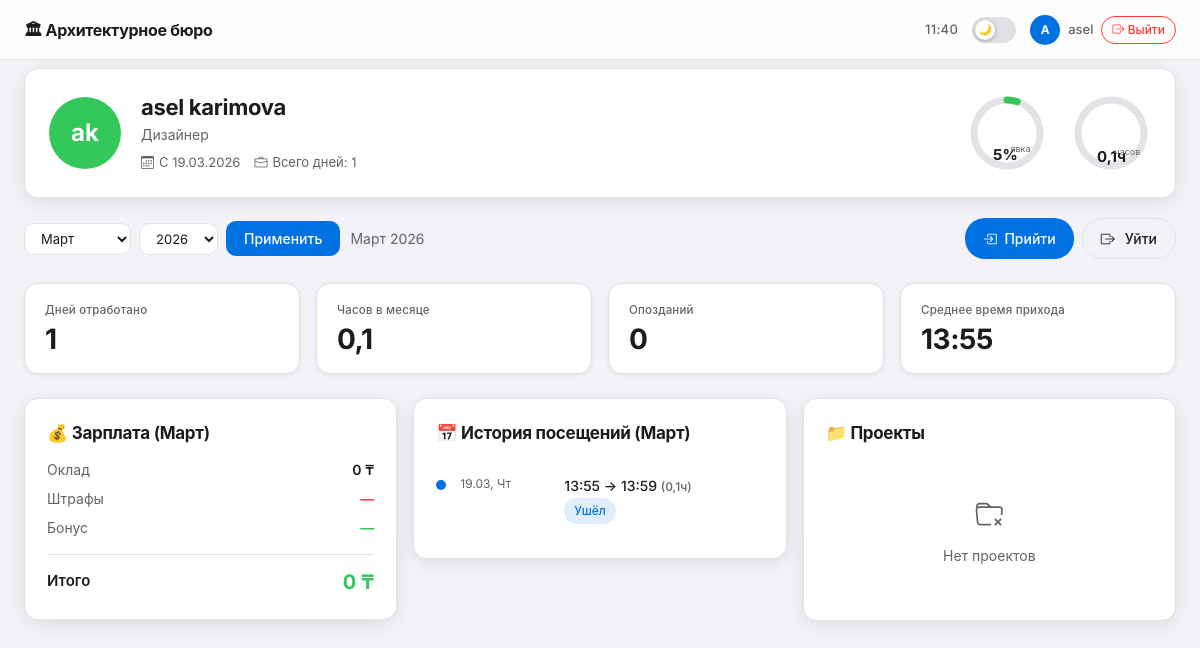
The app's page /employee/4/ (signed in) with its own data.
### bureau/models.py (models this page shows, shortened)
class Employee(models.Model):
    POSITION_CHOICES = [
        ('architect', 'Архитектор'),
        ('lead_architect', 'Ведущий архитектор'),
        ('designer', 'Дизайнер'),
        ('constructor', 'Конструктор'),
        ('manager', 'Менеджер'),
        ('intern', 'Стажёр'),
    ]
    user = models.OneToOneField(User, on_delete=models.CASCADE, null=True, blank=True, verbose_name='Пользователь', related_name='employee_profile')
    full_name = models.CharField(max_length=200, verbose_name='ФИО')
    position = models.CharField(max_length=50, choices=POSITION_CHOICES, verbose_name='Должность')
    avatar = models.ImageField(upload_to='avatars/', blank=True, null=True, verbose_name='Аватар')
    salary = models.DecimalField(max_digits=12, decimal_places=2, verbose_name='Оклад (тенге)')
    phone = models.CharField(max_length=20, blank=True, verbose_name='Телефон')
    email = models.EmailField(blank=True, verbose_name='Email')
    hire_date = models.DateField(default=datetime.date.today, verbose_name='Дата найма')
    is_active = models.BooleanField(default=True, verbose_name='Активен')
    created_at = models.DateTimeField(auto_now_add=True)
    def get_initials(self):
        parts = self.full_name.split()
        if len(parts) >= 2:
            return f"{parts[0][0]}{parts[1][0]}"
        return self.full_name[:2].upper()
    class Meta:
        verbose_name = 'Сотрудник'
        verbose_name_plural = 'Сотрудники'
        ordering = ['full_name']

class Attendance(models.Model):
    STATUS_CHOICES = [
        ('present', 'На месте'),
        ('late', 'Опоздание'),
        ('left', 'Ушла'),
        ('absent', 'Отсутствует'),
    ]
    employee = models.ForeignKey(Employee, on_delete=models.CASCADE, related_name='attendances', verbose_name='Сотрудник')
    date = models.DateField(default=datetime.date.today, verbose_name='Дата')
    check_in = models.TimeField(null=True, blank=True, verbose_name='Время прихода')
    check_out = models.TimeField(null=True, blank=True, verbose_name='Время ухода')
    check_in_photo = models.ImageField(upload_to='attendance_photos/', blank=True, null=True, verbose_name='Фото при приходе')
    status = models.CharField(max_length=20, choices=STATUS_CHOICES, default='absent', verbose_name='Статус')
    late_minutes = models.IntegerField(default=0, verbose_name='Опоздание (минут)')
    notes = models.TextField(blank=True, verbose_name='Примечания')
    def get_hours_worked(self):
        if self.check_in and self.check_out:
            check_in_dt = datetime.datetime.combine(self.date, self.check_in)
            check_out_dt = datetime.datetime.combine(self.date, self.check_out)
            delta = check_out_dt - check_in_dt
            return round(delta.total_seconds() / 3600, 1)
        return 0
    class Meta:
        verbose_name = 'Посещаемость'
        verbose_name_plural = 'Посещаемость'
        ordering = ['-date']
        unique_together = ['employee', 'date']

### bureau/views.py (the view)
# urls.py: path('employee/<int:pk>/', views.employee_detail, name='employee_detail'),
@login_required
def employee_detail(request, pk):
    if not request.user.is_superuser:
        try:
            profile = request.user.employee_profile
            if str(profile.id) != str(pk):
                return redirect('employee_detail', pk=profile.id)
        except Employee.DoesNotExist:
            return redirect('logout')
    employee = get_object_or_404(Employee, pk=pk)
    now = timezone.now()
    year = int(request.GET.get('year', now.year))
    month = int(request.GET.get('month', now.month))
    months_ru = ['', 'Январь', 'Февраль', 'Март', 'Апрель', 'Май', 'Июнь',
                 'Июль', 'Август', 'Сентябрь', 'Октябрь', 'Ноябрь', 'Декабрь']
    attendances = Attendance.objects.filter(
        employee=employee, date__year=year, date__month=month
    ).order_by('-date')
    days_worked = attendances.exclude(status='absent').count()
    lates = attendances.filter(status='late').count()
    hours_worked = sum(a.get_hours_worked() for a in attendances)
    fines = Fine.objects.filter(
        employee=employee, date__year=year, date__month=month
    ).order_by('-date')
    fines_total = fines.aggregate(total=Sum('amount'))['total'] or 0
    bonuses = Bonus.objects.filter(
        employee=employee, date__year=year, date__month=month
    ).order_by('-date')
    bonus_total = bonuses.aggregate(total=Sum('amount'))['total'] or 0
    net_salary = employee.salary - fines_total + bonus_total
    projects = Project.objects.filter(responsible=employee).order_by('-updated_at')
    total_days_all = Attendance.objects.filter(employee=employee).exclude(status='absent').count()
    month_checkins = attendances.filter(check_in__isnull=False)
    avg_checkin = None
    if month_checkins.exists():
        total_seconds = sum(
            a.check_in.hour * 3600 + a.check_in.minute * 60 + a.check_in.second
            for a in month_checkins
        )
        avg_s = total_seconds // month_checkins.count()
        avg_checkin = f"{avg_s // 3600:02d}:{(avg_s % 3600) // 60:02d}"
    working_days_in_month = 22
    attendance_pct = round((days_worked / working_days_in_month) * 100) if working_days_in_month > 0 else 0
    attendance_pct = min(attendance_pct, 100)
    hours_pct = round((hours_worked / 176) * 100) if hours_worked > 0 else 0
    hours_pct = min(hours_pct, 100)
    context = {
        'employee': employee,
        'attendances': attendances,
        'days_worked': days_worked,
        'hours_worked': round(hours_worked, 1),
        'lates': lates,
        'fines': fines,
        'fines_total': fines_total,
        'bonuses': bonuses,
        'bonus_total': bonus_total,
        'net_salary': net_salary,
        'projects': projects,
        'total_days_all': total_days_all,
        'avg_checkin': avg_checkin,
        'attendance_pct': attendance_pct,
        'hours_pct': hours_pct,
        'year': year,
        'month': month,
        'month_name': months_ru[month],
        'tab': 'attendance',
    }
    return render(request, 'bureau/employee_detail.html', context)

### templates/bureau/employee_detail.html (shortened to what this page needs)
{% extends "bureau/base.html" %}
{% block content %}
<div class="emp-header-card">
  <div class="avatar avatar-xl" data-empid="{{ employee.id }}" style="font-size:24px;">
    {{ employee.get_initials }}
  </div>
  <div class="emp-header-info">
    <h2>{{ employee.full_name }}</h2>
    <div class="pos">{{ employee.get_position_display }}</div>
    <div class="emp-meta">
      <span class="emp-meta-item"><i class="bi bi-calendar3"></i> С {{ employee.hire_date|date:"d.m.Y" }}</span>
      <span class="emp-meta-item"><i class="bi bi-briefcase"></i> Всего дней: {{ total_days_all }}</span>
    </div>
  </div>
  <div class="d-flex gap-4 flex-wrap justify-content-center">
    <div class="ring-wrap">
      <svg class="ring-svg" width="80" height="80" viewBox="0 0 80 80">
        <circle class="ring-track" cx="40" cy="40" r="33"/>
        <circle class="ring-fill" cx="40" cy="40" r="33"
          stroke="{{ attendance_pct|yesno:'#34c759,#ff3b30' }}"
          stroke-dasharray="207.3"
          stroke-dashoffset="{{ attendance_pct|default:0 }}"
          id="ring-att"/>
        <text class="ring-label" x="40" y="37">{{ attendance_pct }}%</text>
        <text class="ring-sub" x="40" y="50">явка</text>
      </svg>
    </div>
    <div class="ring-wrap">
      <svg class="ring-svg" width="80" height="80" viewBox="0 0 80 80">
        <circle class="ring-track" cx="40" cy="40" r="33"/>
        <circle class="ring-fill" cx="40" cy="40" r="33"
          stroke="#0071e3"
          stroke-dasharray="207.3"
          stroke-dashoffset="{{ hours_pct|default:0 }}"
          id="ring-hrs"/>
        <text class="ring-label" x="40" y="37">{{ hours_worked }}ч</text>
        <text class="ring-sub" x="40" y="50">часов</text>
      </svg>
    </div>
  </div>
</div>
<div class="d-flex justify-content-between align-items-center mb-4 flex-wrap gap-3">
  <div class="month-filter">
    <form method="get">
    <select name="month" class="form-apple" style="width:auto;">
      <option value="3" {% if month == 3 %}selected{% endif %}>Март</option>
    </select>
    <select name="year" class="form-apple" style="width:auto;">
      <option value="2026" {% if year == 2026 %}selected{% endif %}>2026</option>
    </select>
    <button type="submit" class="btn-primary-apple" style="padding:7px 18px;border-radius:10px;">Применить</button>
  </form>
  <span style="font-size:14px;color:var(--text-secondary);">{{ month_name }} {{ year }}</span>
</div>
  {% if user.employee_profile and user.employee_profile.id == employee.id %}
  <div class="d-flex gap-2">
    <button onclick="handleAction('checkin')" class="btn-primary-apple" style="border-radius:20px;padding:9px 18px;">
      <i class="bi bi-box-arrow-in-right me-1"></i> Прийти
    </button>
    <button onclick="handleAction('checkout')" class="btn-apple-outline" style="padding:9px 18px; border-radius:20px;">
      <i class="bi bi-box-arrow-right me-1"></i> Уйти
    </button>
  </div>
  {% endif %}
</div>
<div class="row g-3 mb-4">
  <div class="col-6 col-md-3">
    <div class="stat-card">
      <div class="stat-label">Дней отработано</div>
      <div class="stat-value">{{ days_worked }}</div>
    </div>
  </div>
  <div class="col-6 col-md-3">
    <div class="stat-card">
      <div class="stat-label">Часов в месяце</div>
      <div class="stat-value">{{ hours_worked }}</div>
    </div>
  </div>
  <div class="col-6 col-md-3">
    <div class="stat-card">
      <div class="stat-label">Опозданий</div>
      <div class="stat-value {% if lates > 0 %}danger{% endif %}">{{ lates }}</div>
    </div>
  </div>
  <div class="col-6 col-md-3">
    <div class="stat-card">
      <div class="stat-label">Среднее время прихода</div>
      <div class="stat-value">{{ avg_checkin|default:"—" }}</div>
    </div>
  </div>
</div>
<div class="row g-3">
  <div class="col-lg-4">
    <div class="card-premium mb-3">
      <div class="section-title" style="margin-bottom:12px;">💰 Зарплата ({{ month_name }})</div>
      <div class="d-flex justify-content-between align-items-center mb-2" style="font-size:14px;">
        <span style="color:var(--text-secondary);">Оклад</span>
        <span style="font-weight:600;">{{ employee.salary|floatformat:0 }} ₸</span>
      </div>
      <div class="d-flex justify-content-between align-items-center mb-2" style="font-size:14px;">
        <span style="color:var(--text-secondary);">Штрафы</span>
        <span style="font-weight:600;color:var(--danger);">
          {% if fines_total %}-{{ fines_total|floatformat:0 }} ₸{% else %}—{% endif %}
        </span>
      </div>
      <div class="d-flex justify-content-between align-items-center mb-3" style="font-size:14px;">
        <span style="color:var(--text-secondary);">Бонус</span>
        <span style="font-weight:600;color:var(--success);">
          {% if bonus_total %}+{{ bonus_total|floatformat:0 }} ₸{% else %}—{% endif %}
        </span>
      </div>
      <div style="border-top:1px solid var(--border);padding-top:12px;">
        <div class="d-flex justify-content-between align-items-center">
          <span style="font-weight:600;font-size:15px;">Итого</span>
          <span style="font-size:20px;font-weight:700;color:var(--success);">{{ net_salary|floatformat:0 }} ₸</span>
        </div>
      </div>
    </div>
  </div>
  <div class="col-lg-4">
    <div class="card-premium">
      <div class="section-title">📅 История посещений ({{ month_name }})</div>
      {% if attendances %}
      <div style="max-height:520px;overflow-y:auto;">
        {% for att in attendances %}
        <div class="timeline-entry">
          <div class="tl-dot" style="background:
            {% if att.status == 'present' %}var(--success)
            {% elif att.status == 'late' %}var(--warning)
            {% elif att.status == 'left' %}var(--accent)
            {% else %}var(--text-tertiary){% endif %};"></div>
          <div class="tl-date">{{ att.date|date:"d.m, D" }}</div>
          <div class="tl-body">
            <div class="tl-main">
              {% if att.check_in %}{{ att.check_in|time:"H:i" }}{% else %}—{% endif %}
              → {% if att.check_out %}{{ att.check_out|time:"H:i" }}{% else %}—{% endif %}
              <span style="font-size:12px;color:var(--text-secondary);">
                ({{ att.get_hours_worked }}ч)
              </span>
            </div>
            <div class="tl-sub">
              <span class="badge-status badge-{{ att.status }}">
                {% if att.status == 'present' %}На месте
                {% elif att.status == 'late' %}Опоздание {{ att.late_minutes }} мин
                {% elif att.status == 'left' %}Ушёл
                {% else %}Отсутствует{% endif %}
              </span>
            </div>
          </div>
        </div>
        {% endfor %}
      </div>
      {% else %}
      <div style="text-align:center;color:var(--text-secondary);padding:32px;">
        <i class="bi bi-calendar-x" style="font-size:28px;"></i>
        <div style="margin-top:8px;font-size:14px;">Нет записей за {{ month_name }}</div>
      </div>
      {% endif %}
    </div>
  </div>
  <div class="col-lg-4">
    <div class="card-premium">
      <div class="section-title">📁 Проекты</div>
      {% if projects %}
      {% for proj in projects %}
      <div style="padding:12px 0;border-bottom:1px solid var(--border);">
        <div class="d-flex justify-content-between align-items-start mb-1">
          <div style="font-weight:600;font-size:14px;color:var(--text-primary);">{{ proj.name }}</div>
          <span class="badge-status badge-{% if proj.status == 'in_progress' %}in-progress{% elif proj.status == 'review' %}review{% else %}completed{% endif %}" style="font-size:11px;margin-left:8px;">
            {% if proj.status == 'in_progress' %}В работе{% elif proj.status == 'review' %}Проверка{% else %}Готово{% endif %}
          </span>
        </div>
        {% if proj.description %}
        <div style="font-size:12px;color:var(--text-secondary);margin-bottom:8px;">{{ proj.description }}</div>
        {% endif %}
        <div class="d-flex align-items-center gap-2">
          <div class="progress-bar-custom flex-grow-1">
            <div class="progress-fill {% if proj.progress >= 70 %}fill-green{% elif proj.progress >= 40 %}fill-orange{% else %}fill-red{% endif %}"
                 style="width:{{ proj.progress }}%"></div>
          </div>
          <span style="font-size:12px;font-weight:600;color:var(--text-primary);min-width:38px;">{{ proj.progress }}%</span>
        </div>
        <div style="font-size:11px;color:var(--text-secondary);margin-top:4px;">
          Дедлайн: {{ proj.deadline|date:"d.m.Y" }}
          {% if proj.is_overdue %}<span style="color:var(--danger);">(просрочен)</span>{% endif %}
        </div>
      </div>
      {% endfor %}
      {% else %}
      <div style="text-align:center;color:var(--text-secondary);padding:32px;">
        <i class="bi bi-folder-x" style="font-size:28px;"></i>
        <div style="margin-top:8px;font-size:14px;">Нет проектов</div>
      </div>
      {% endif %}
    </div>
  </div>
</div>
{% endblock %}

### templates/bureau/base.html (shortened to what this page needs)
<!DOCTYPE html>
<html lang="ru" data-theme="light">
<head>
  <link href="https://cdn.jsdelivr.net/npm/bootstrap@5.3.2/dist/css/bootstrap.min.css" rel="stylesheet"/>
  <link href="https://cdn.jsdelivr.net/npm/bootstrap-icons@1.11.3/font/bootstrap-icons.css" rel="stylesheet"/>
</head>
<body>
  <div class="topbar">
    <div class="topbar-left">
      <span class="topbar-title">🏛 Архитектурное бюро</span>
    </div>
    <div class="topbar-right">
      <span class="topbar-time" id="live-time"></span>
      <label class="theme-toggle" title="Тёмный / светлый режим">
        <div class="track"></div>
        <div class="thumb" id="theme-thumb">🌙</div>
      </label>
      {% if user.is_authenticated %}
      <div class="topbar-user">
        <div class="u-avatar">{{ user.username|first|upper }}</div>
        <span class="u-name" style="font-size:13px;color:var(--text-secondary);">{{ user.username }}</span>
        <a href="/logout/" class="btn-logout"><i class="bi bi-box-arrow-right"></i> Выйти</a>
      </div>
      {% endif %}
    </div>
  </div>
  <div class="main-content">
    {% block content %}{% endblock %}
  </div>
</body>
</html>

### records on screen
Employee: get_initials "ak", full_name "asel karimova", position "Дизайнер", hire_date "19.03.2026", salary "0"
Attendance: date "19.03, Чт", check_in "13:55", check_out "13:59", get_hours_worked "0,1", status "Ушёл"

### other values on screen
{{ user.username|first|upper }} "A"
{{ user.username }} "asel"
{{ total_days_all }} "1"
{{ attendance_pct }} "5"
{{ hours_worked }} "0,1"
{{ month_name }} "Март"
{{ year }} "2026"
{{ days_worked }} "1"
{{ lates }} "0"
{{ avg_checkin|default:"—" }} "13:55"
{{ net_salary|floatformat:0 }} "0"
